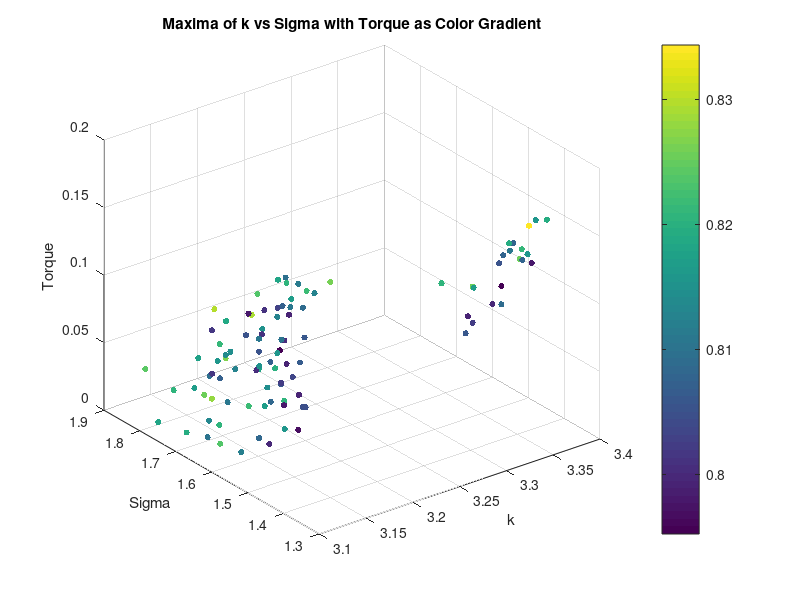
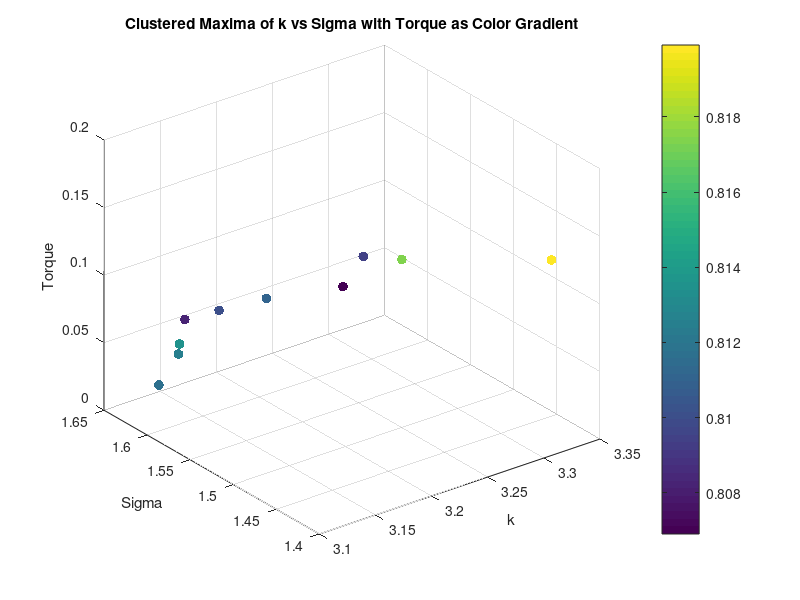
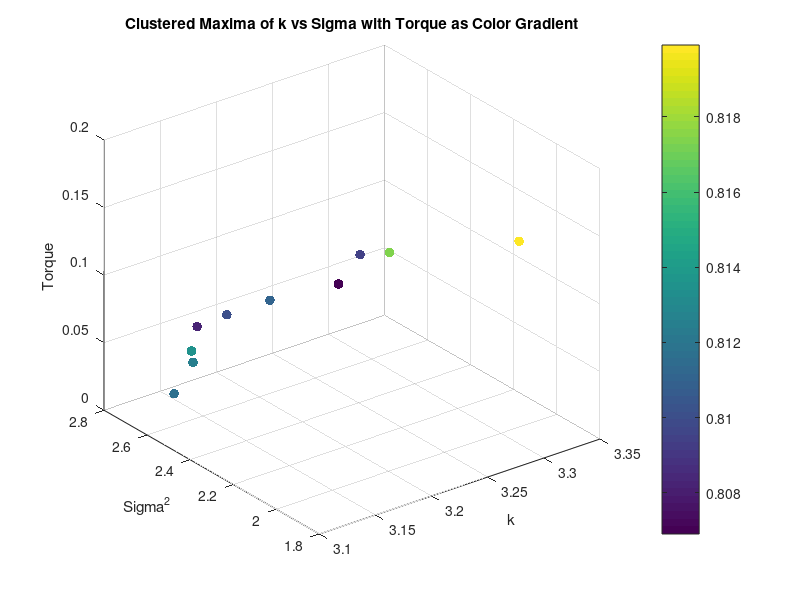
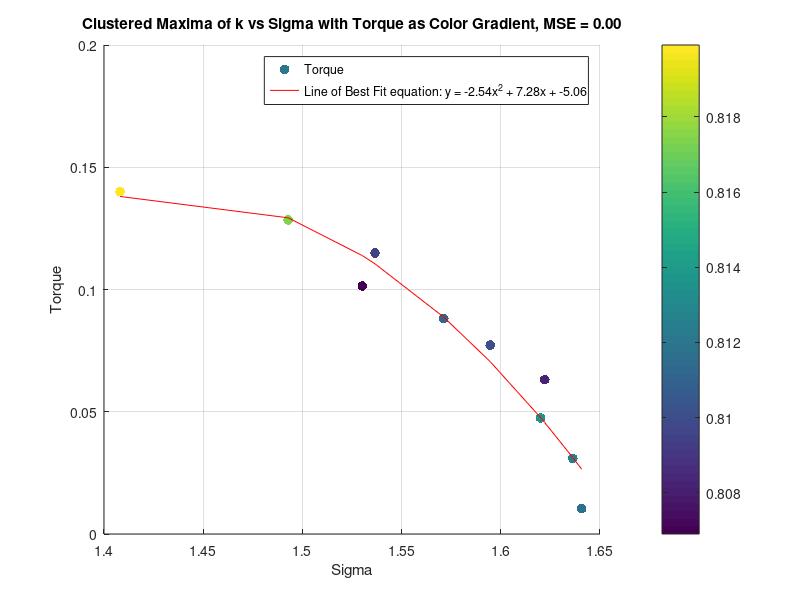

These charts were generated, in order, by the following MATLAB code:
load('maxima_data.mat');
scatter3(maxima_k, maxima_sigma, torque_values, 20, maxima_corr, 'filled');
xlabel('k');
ylabel('Sigma');
zlabel('Torque');
title('Maxima of k vs Sigma with Torque as Color Gradient');
colorbar;
grid on;

% K means clustering of torque into 10 clusters, taking mean of each cluster k, sigma and corr too
[cluster_idx, cluster_centers] = kmeans(torque_values', 10);
% Take the mean of each cluster
torque_means = zeros(10, 1);
sigma_means = zeros(10, 1);
k_means = zeros(10, 1);
corr_means = zeros(10, 1);
for i = 1:10
    torque_means(i) = mean(torque_values(cluster_idx == i));
    sigma_means(i) = mean(maxima_sigma(cluster_idx == i));
    k_means(i) = mean(maxima_k(cluster_idx == i));
    corr_means(i) = mean(maxima_corr(cluster_idx == i));
end

% Plot the clusters
figure;
scatter3(k_means, sigma_means, torque_means, 50, corr_means, 'filled');
xlabel('k');
ylabel('Sigma');
zlabel('Torque');
title('Clustered Maxima of k vs Sigma with Torque as Color Gradient');
colorbar;
grid on;

figure;
scatter3(k_means, sigma_means.^2, torque_means, 50, corr_means, 'filled');
xlabel('k');
ylabel('Sigma^2');
zlabel('Torque');
title('Clustered Maxima of k vs Sigma with Torque as Color Gradient');
colorbar;
grid on;

figure;
scatter(sigma_means, torque_means, 50, corr_means, 'filled');
%line of best fit
p = polyfit(sigma_means, torque_means, 2);
y = polyval(p, sort(sigma_means));
display(p);
hold on;
plot(sort(sigma_means), y, 'r-');
hold off;
xlabel('Sigma');
ylabel('Torque');
title(sprintf('Clustered Maxima of k vs Sigma with Torque as Color Gradient, MSE = %.2f', mean((y - torque_means).^2)));
legend('Torque', sprintf('Line of Best Fit equation: y = %.2fx^2 + %.2fx + %.2f', p(1), p(2), p(3)));
colorbar;
grid on;

% Repeat for sigma^2
figure;
scatter(sigma_means.^2, torque_means, 50, corr_means, 'filled');
%line of best fit
p = polyfit(sigma_means.^2, torque_means, 2);
y = polyval(p, sigma_means.^2);
hold on;
plot(sigma_means.^2, y, 'r-');
hold off;
xlabel('Sigma^2');
ylabel('Torque');
title(sprintf('Clustered Maxima of k vs Sigma with Torque as Color Gradient, MSE = %.2f', mean((y - torque_means).^2)));
legend('Torque', sprintf('Line of Best Fit equation: y = %.2fx^2 + %.2fx + %.2f', p(1), p(2), p(3)));
colorbar;
grid on;
